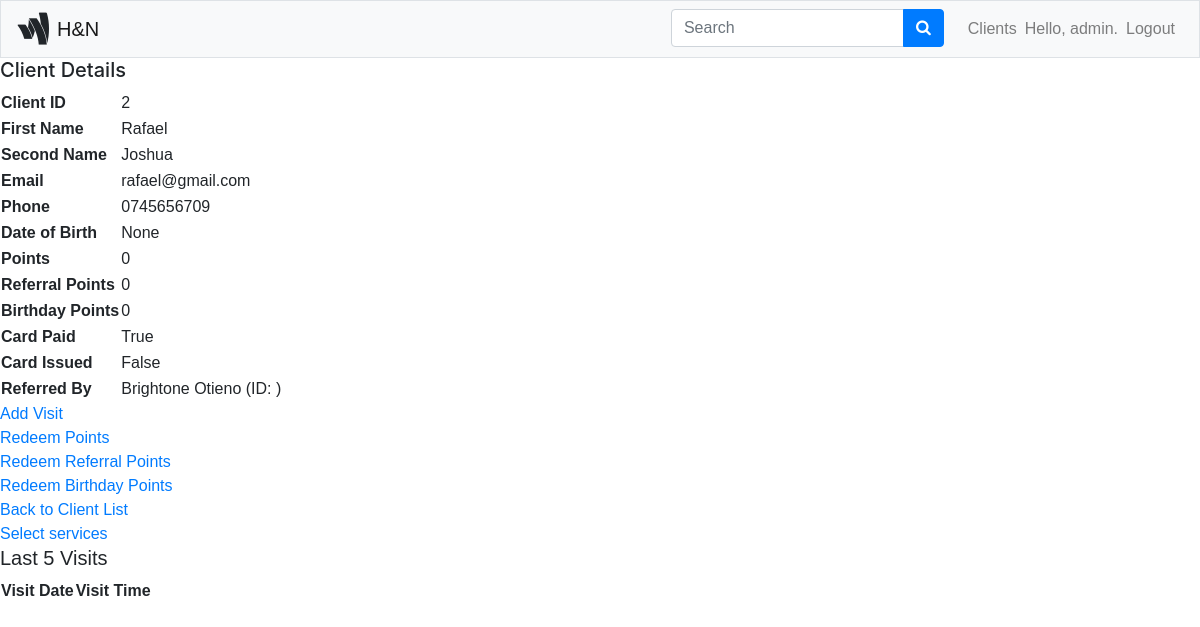
Before: /users/clients/2/ (signed in) with the older database file.
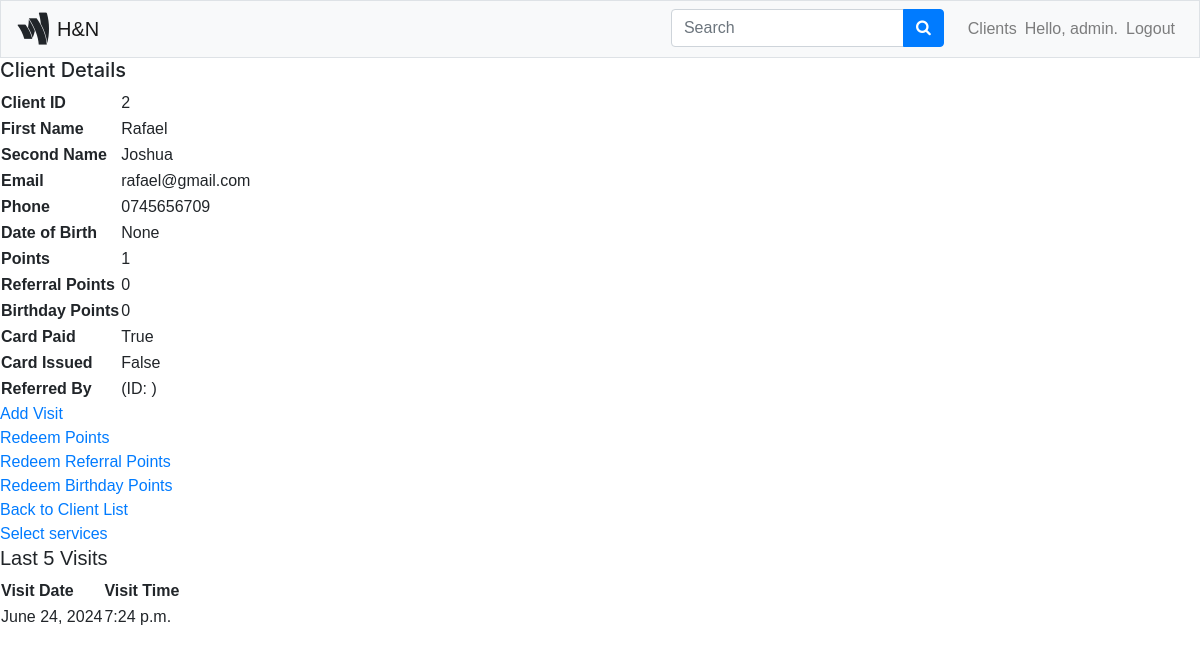
After: the same page with the newer database file.
### users/models.py (models this page shows, shortened)
class Client(models.Model):
    first_name = models.CharField(max_length=100)
    second_name = models.CharField(max_length=100)
    email = models.EmailField(unique=True)
    phone = models.CharField(max_length=15, unique=True)
    points = models.IntegerField(default=0)
    referral_points = models.IntegerField(default=0)
    date_of_birth = models.DateField(null=True, blank=True)
    birthday_points = models.IntegerField(default=0)
    referred_by = models.ForeignKey('self', null=True, blank=True, on_delete=models.SET_NULL)
    card_paid = models.BooleanField(default=False)
    card_issued = models.BooleanField(default=False)

### visits/models.py (models this page shows, shortened)
class Visit(models.Model):
    client = models.ForeignKey(Client, on_delete=models.CASCADE)
    visit_time = models.DateTimeField(auto_now_add=True)

### users/views.py (the view)
# urls.py: path('clients/<int:client_id>/', views.client_detail, name='client_detail'),
@login_required
def client_detail(request, client_id):
    client = Client.objects.get(id=client_id)
    visits = client.visit_set.order_by('-visit_time')[:5]
    context = {'client': client, 'visits': visits}
    return render(request, 'users/client_detail.html', context)

### users/templates/users/client_detail.html (shortened to what this page needs)
<!DOCTYPE html>
<html lang="en">
<head>
    {% extends 'users/base.html' %}
{% load bootstrap4 %}
{% block header %}
<h5>Client Details</h5>
{% endblock header %}
{% block content %}
<table>
    <tr>
        <th>Client ID</th>
        <td>{{ client.id }}</td>
    </tr>
    <tr>
        <th>First Name</th>
        <td>{{ client.first_name }}</td>
    </tr>
    <tr>
        <th>Second Name</th>
        <td>{{ client.second_name }}</td>
    </tr>
    <tr>
        <th>Email</th>
        <td>{{ client.email }}</td>
    </tr>
    <tr>
        <th>Phone</th>
        <td>{{ client.phone }}</td>
    </tr>
    <tr>
        <th>Date of Birth</th>
        <td>{{ client.date_of_birth }}</td>
    </tr>
    <tr>
        <th>Points</th>
        <td>{{ client.points }}</td>
    </tr>
    <tr>
        <th>Referral Points</th>
        <td>{{ client.referral_points }}</td>
    </tr>
    <tr>
        <th>Birthday Points</th>
        <td>{{ client.birthday_points }}</td>
    </tr>
    <tr>
        <th>Card Paid</th>
        <td>{{ client.card_paid }}</td>
    </tr>
    <tr>
        <th>Card Issued</th>
        <td>{{ client.card_issued }}</td>
    </tr>
    <tr>
        <th>Referred By</th>
        <td>{{ client.referred_by.first_name }} {{ client.referred_by.second_name }} (ID: {{ client.referred_by.member_id }})</td>
    </tr>
</table>
<a href="{% url 'users:visit' client.id %}">Add Visit</a><br>
<a href="{% url 'users:redeem_points' client.id %}">Redeem Points</a><br>
<a href="{% url 'users:redeem_referral_points' client.id %}">Redeem Referral Points</a><br>
<a href="{% url 'users:redeem_birthday_points' client.id %}">Redeem Birthday Points</a><br>
<a href="{% url 'users:client_list' %}">Back to Client List</a> <br/>
<a class="button" href="{% url 'services:create_order' client.id %}">Select services</a>
<h5>Last 5 Visits</h5>
    <table>
        <thead>
            <tr>
                <th>Visit Date</th>
                <th>Visit Time</th>
            </tr>
        </thead>
        <tbody>
            {% for visit in visits %}
                <tr>
                    <td>{{ visit.visit_time.date }}</td>
                    <td>{{ visit.visit_time.time }}</td>
                </tr>
            {% endfor %}
        </tbody>
    </table>
{% endblock content %}

### users/templates/users/base.html (shortened to what this page needs)
{% load bootstrap4 %}
<!DOCTYPE html>
<html lang="en">
<head>
    {% load static %}
    <link rel="stylesheet" href="https://cdnjs.cloudflare.com/ajax/libs/font-awesome/4.7.0/css/font-awesome.min.css">
    {% bootstrap_css %}
</head>
<body>
<nav class="navbar navbar-expand-md navbar-light bg-light border">
    <i class="fa fa-google-wallet fa-2x mr-2"></i>
    <a style="font-family: 'Rubik',sans-serif;" class="navbar-brand" href="{% url 'users:index' %}">
      H&N
    </a>
    <div style="font-family: 'Rubik',sans-serif;" class="collapse navbar-collapse" id="navbarCollapse">
        <ul class="navbar-nav ml-auto">
              <form action="{% url 'users:search' %}" method="get">
                <li class="navbar-item mr-3 my-auto">
                <div class="input-group">
                  <input class="form-control" name="query" type="text" placeholder="Search">
                  <div class="input-group-append">
                    <button type="submit" class="btn btn-primary">
                      <i class="fa fa-search"></i>
                    </button>
                  </div>
                </div>
               </li>
              </form>
              <li class="nav-item">
                <a class="nav-link" href="{% url 'users:client_list' %}">Clients</a>
              </li>
              {% if user.is_authenticated %}
                <li class="nav-item">
                  <span class="navbar-text">Hello, {{ user.username }}.</span>
                </li>
                <li class="nav-item">
                  <a class="nav-link" href="{% url 'users:logout' %}">Logout</i></a>
                </li>
              {% else %}
                <li class="nav-item">
                  <a class="nav-link" href="{% url 'users:login' %}">Log in</a></li>
              {% endif %}
        </ul>
    </div>
</nav>
<main>
    <div>
      {% block header %}{% endblock header %}
    </div>
    <div style="font-family: 'Rubik',sans-serif;">
        {% block content %}{% endblock content %}
    </div>
</main>
</body>
</html>

Changed rows visible on the page:
changed Client "Rafael": points "0" → "1"; referred_by.first_name "Brightone" → (not shown); referred_by.second_name "Otieno" → (not shown)
added Visit: visit_time "June 24, 2024", visit_time.time "7:24 p.m."
